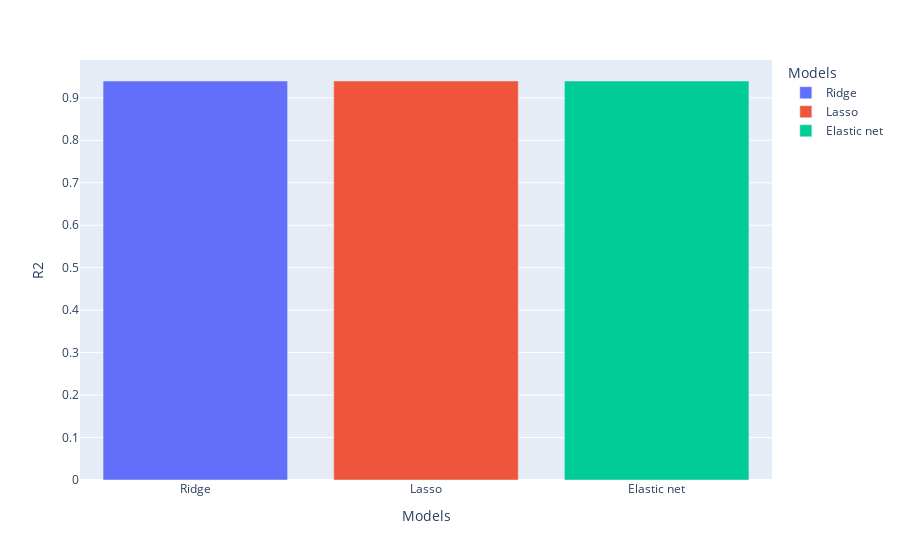

Here is the notebook cell this chart was saved with:
### Code cell
r_squared_per_model_whole_dataset =  {'Models': models_names[0:len(models_names)-1], 'R2': models_r_squared[0:len(models_mse)-1]}
r_squared_per_model_whole_dataset = pd.DataFrame(r_squared_per_model_whole_dataset)
r_squared_per_model_whole_dataset_plot = px.bar(r_squared_per_model_whole_dataset, x='Models', y='R2', color='Models')
r_squared_per_model_whole_dataset_plot.show()

### Figure 1 — Plotly figure (JSON) as saved in the notebook; plotly's stock layout.template omitted (floating-point values rounded to 4 significant figures)
{"data": [{"alignmentgroup": "True", "hovertemplate": "Models=%{x}<br>R2=%{y}<extra></extra>", "legendgroup": "Ridge", "marker": {"color": "#636efa", "pattern": {"shape": ""}}, "name": "Ridge", "offsetgroup": "Ridge", "orientation": "v", "showlegend": true, "textposition": "auto", "type": "bar", "x": ["Ridge"], "xaxis": "x", "y": [0.9396], "yaxis": "y"}, {"alignmentgroup": "True", "hovertemplate": "Models=%{x}<br>R2=%{y}<extra></extra>", "legendgroup": "Lasso", "marker": {"color": "#EF553B", "pattern": {"shape": ""}}, "name": "Lasso", "offsetgroup": "Lasso", "orientation": "v", "showlegend": true, "textposition": "auto", "type": "bar", "x": ["Lasso"], "xaxis": "x", "y": [0.9396], "yaxis": "y"}, {"alignmentgroup": "True", "hovertemplate": "Models=%{x}<br>R2=%{y}<extra></extra>", "legendgroup": "Elastic net", "marker": {"color": "#00cc96", "pattern": {"shape": ""}}, "name": "Elastic net", "offsetgroup": "Elastic net", "orientation": "v", "showlegend": true, "textposition": "auto", "type": "bar", "x": ["Elastic net"], "xaxis": "x", "y": [0.9396], "yaxis": "y"}], "layout": {"barmode": "relative", "legend": {"title": {"text": "Models"}, "tracegroupgap": 0}, "margin": {"t": 60}, "xaxis": {"anchor": "y", "categoryarray": ["Ridge", "Lasso", "Elastic net"], "categoryorder": "array", "domain": [0, 1], "title": {"text": "Models"}}, "yaxis": {"anchor": "x", "domain": [0, 1], "title": {"text": "R2"}}}}
